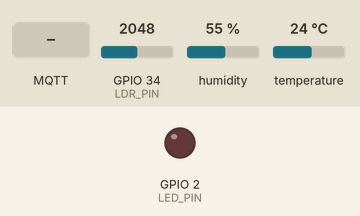
Bench run of a sketch on a simulated ESP32. On the bench: output pins drawn as LEDs (lit = HIGH). Inputs (shaded band) come from the test bench; at power-on: GPIO 34 (LDR_PIN) = 2048, humidity 55 %, temperature 24 °C (analog values on the 0–4095 scale). WiFi joins after 1.5 s; servers stay silent unless stated; the local clock reads 2024-03-15 10:24:30 at power-on unless the sketch sets it; random numbers use the default seed unless the sketch sets one; no MQTT or app messages arrive unless stated; what the sketch prints to the serial monitor is not drawn.

Above: at 2.7 s.
2.8 s: MQTT message "on" arrives on the first subscribed topic
At 3.4 s:
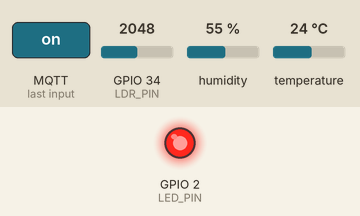
4.5 s: MQTT message "off" arrives on the first subscribed topic
At 5.0 s:
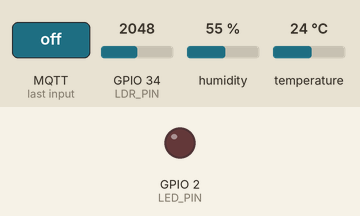
Timing chart, 0 to 7.5 s (numbered marks = the images above; inputs shaded):
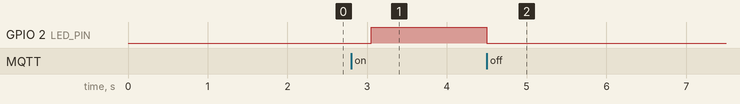

Measured:
- after the input at 2.8 s, GPIO 2 (LED_PIN): LOW → HIGH after 0.25 s
- after the input at 4.5 s, GPIO 2 (LED_PIN): HIGH → LOW at once

The sketch:

sketch.ino
```cpp
#include <WiFi.h>
#include <PubSubClient.h>
#include <DHT.h>
#include <time.h>

const char* WIFI_SSID = "Wokwi-GUEST";
const char* WIFI_PASS = "";

const char* MQTT_HOST = "3.135.234.101";
const int MQTT_PORT = 1883;

const char* DEVICE_ID = "device011";

char TOPIC_ATTRS[64];
char TOPIC_CMD[64];
char TOPIC_STATE[64];

#define DHT_PIN 15
#define DHT_TYPE DHT22
#define LDR_PIN 34
#define LED_PIN 2

DHT dht(DHT_PIN, DHT_TYPE);
WiFiClient wifiClient;
PubSubClient mqtt(wifiClient);

unsigned long lastPublish = 0;
unsigned long lastWiFiAttempt = 0;
unsigned long lastMQTTAttempt = 0;

const unsigned long PUBLISH_INTERVAL_MS = 5000;
const unsigned long WIFI_RETRY_MS = 10000;
const unsigned long MQTT_RETRY_MS = 3000;

bool getTimestamp(char* buf, size_t len) {
  time_t now = time(nullptr);

  if (now < 1600000000) {
    return false;
  }

  struct tm t;
  gmtime_r(&now, &t);
  strftime(buf, len, "%Y-%m-%dT%H:%M:%SZ", &t);

  return true;
}

void connectWiFi() {
  Serial.println("Connecting to WiFi...");

  WiFi.mode(WIFI_STA);
  WiFi.begin(WIFI_SSID, WIFI_PASS);

  unsigned long start = millis();

  while (WiFi.status() != WL_CONNECTED &&
         millis() - start < 15000) {
    delay(500);
    Serial.print(".");
  }

  Serial.println();

  if (WiFi.status() == WL_CONNECTED) {
    Serial.println("WiFi connected!");
    Serial.println(WiFi.localIP());
  } else {
    Serial.println("WiFi connection failed.");
  }

  lastWiFiAttempt = millis();
}

void onMessage(char* topic, byte* payload,
               unsigned int length) {
  String msg;

  for (unsigned int i = 0; i < length; i++) {
    msg += (char)payload[i];
  }

  msg.trim();
  msg.toLowerCase();

  Serial.print("Command received: ");
  Serial.println(msg);

  if (msg == "on") {
    digitalWrite(LED_PIN, HIGH);
  } else if (msg == "off") {
    digitalWrite(LED_PIN, LOW);
  } else {
    Serial.println("Use on or off.");
    return;
  }

  mqtt.publish(
    TOPIC_STATE,
    digitalRead(LED_PIN) ? "on" : "off"
  );
}

void connectMQTT() {
  if (WiFi.status() != WL_CONNECTED || mqtt.connected()) {
    return;
  }

  if (millis() - lastMQTTAttempt < MQTT_RETRY_MS) {
    return;
  }

  lastMQTTAttempt = millis();

  Serial.println("Connecting to MQTT broker...");

  String clientId = String("esp32-") + DEVICE_ID +
                    "-" + String((uint32_t)esp_random(), HEX);

  if (mqtt.connect(clientId.c_str())) {
    Serial.println("MQTT connected!");

    mqtt.subscribe(TOPIC_CMD);

    Serial.print("Subscribed to: ");
    Serial.println(TOPIC_CMD);
  } else {
    Serial.print("MQTT connection failed. Code: ");
    Serial.println(mqtt.state());
  }
}

void setup() {
  Serial.begin(115200);

  pinMode(LED_PIN, OUTPUT);
  digitalWrite(LED_PIN, LOW);

  analogReadResolution(12);
  dht.begin();

  snprintf(TOPIC_ATTRS, sizeof(TOPIC_ATTRS),
           "/TEF/%s/attrs", DEVICE_ID);

  snprintf(TOPIC_CMD, sizeof(TOPIC_CMD),
           "/TEF/%s/cmd", DEVICE_ID);

  snprintf(TOPIC_STATE, sizeof(TOPIC_STATE),
           "/TEF/%s/state", DEVICE_ID);

  mqtt.setServer(MQTT_HOST, MQTT_PORT);
  mqtt.setCallback(onMessage);
  mqtt.setKeepAlive(30);
  mqtt.setSocketTimeout(5);

  connectWiFi();

  configTime(0, 0, "pool.ntp.org", "time.nist.gov");
}

void loop() {
  unsigned long now = millis();

  if (WiFi.status() != WL_CONNECTED) {
    if (now - lastWiFiAttempt >= WIFI_RETRY_MS) {
      connectWiFi();
    }
    return;
  }

  if (!mqtt.connected()) {
    connectMQTT();
  } else {
    mqtt.loop();
  }

  if (mqtt.connected() &&
      now - lastPublish >= PUBLISH_INTERVAL_MS) {

    lastPublish = now;

    float temperature = dht.readTemperature();
    float humidity = dht.readHumidity();
    int ldrRaw = analogRead(LDR_PIN);

    if (isnan(temperature) || isnan(humidity)) {
      Serial.println("DHT22 read failed.");
      return;
    }

    char ts[25];

    if (!getTimestamp(ts, sizeof(ts))) {
      strcpy(ts, "sem-hora");
    }

    char payload[200];

    snprintf(payload, sizeof(payload),
      "{\"temperature\":%.1f,\"humidity\":%.1f,"
      "\"luminosity\":%d,\"timestamp\":\"%s\"}",
      temperature, humidity, ldrRaw, ts);

    bool sent = mqtt.publish(TOPIC_ATTRS, payload);

    Serial.print(sent ? "Published to " : "Publish failed: ");
    Serial.print(TOPIC_ATTRS);
    Serial.print(" : ");
    Serial.println(payload);
  }
}
```
